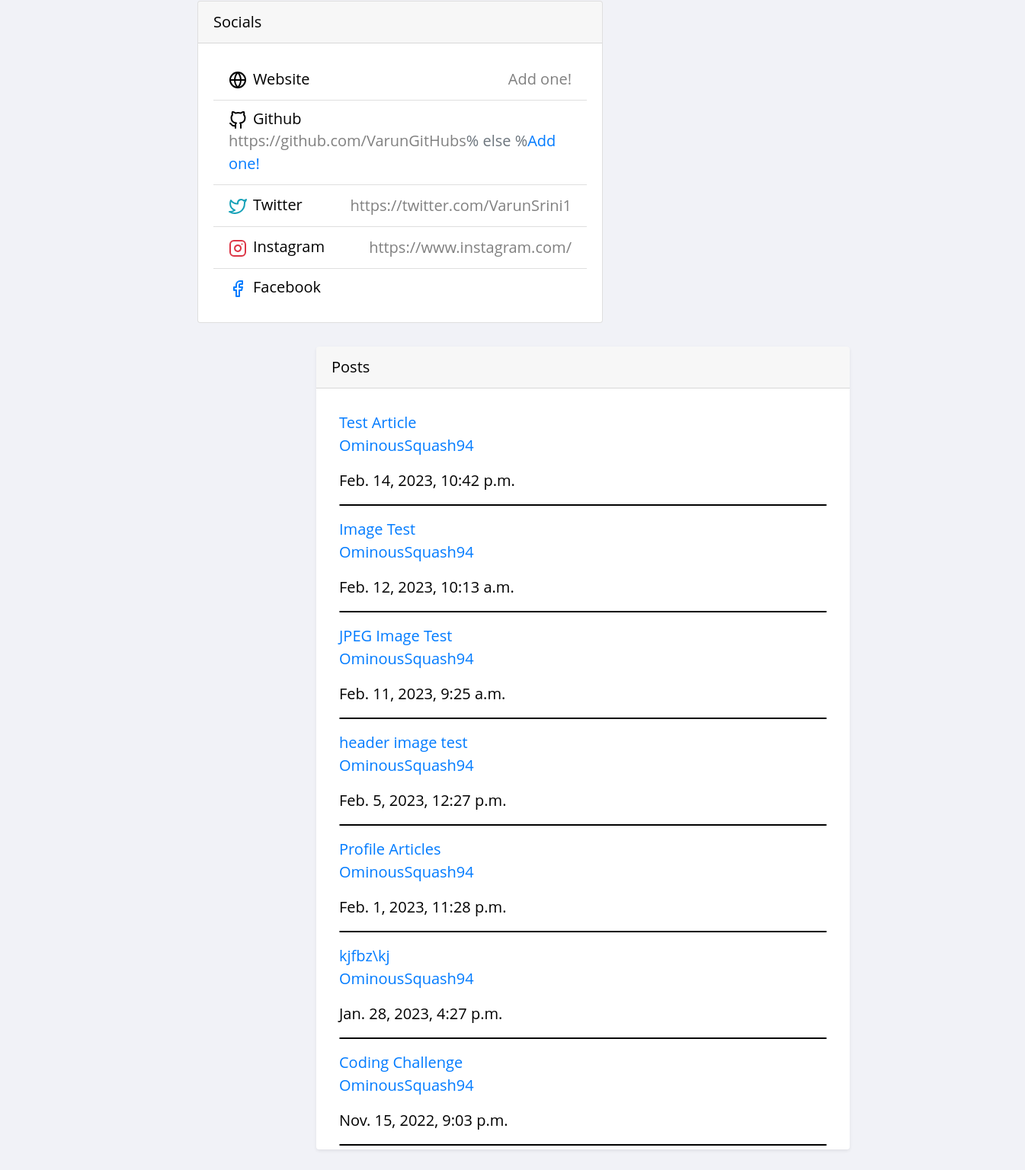
The page /profile/1 (lower part) on the database as committed earlier.
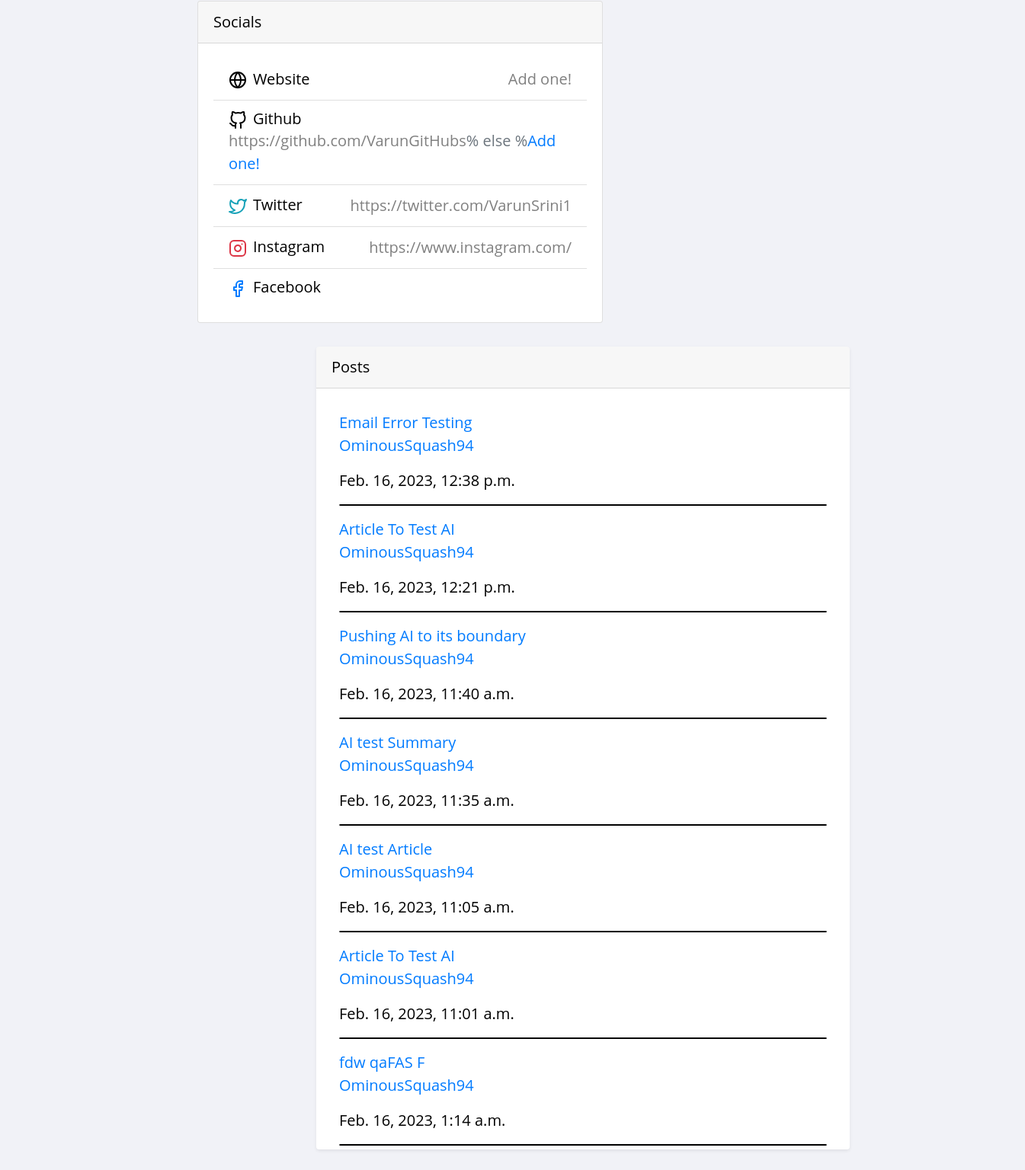
The same page on the database as committed later.
### theblog/models.py (models this page shows, shortened)
class Post(models.Model):
	title = models.CharField(max_length = 255) # Title Field
	author = models.ForeignKey(User, on_delete = models.CASCADE) # Deletes blog posts for a user if they delete account
	header_image = models.ImageField(null = True, blank = True, upload_to = 'uploads/images', default = None)
	body = RichTextField(blank= True, null = True)
	date_published = models.DateTimeField(auto_now_add = True) # Automatically adds the date
	likes = models.ManyToManyField(User, related_name ='blog_post') # Updating count of the upvotes
	tags = models.CharField(max_length = 255, default = 'Coding') # List of tags from the Tag table
	snippet  = models.CharField(max_length = 300, default = 'Article Snippet') # Article Snippet field to display on screen
	number_likes = models.IntegerField(default = 0)

### theblog/views.py (the view)
# urls.py: path('profile/<int:pk>', ProfileView.as_view(), name = 'profile'),
class ProfileView(View):
	def get(self, request, pk, *args, **kwargs):
		profile = UserProfile.objects.get(pk = pk)
		user = profile.user
		posts = Post.objects.filter(author = user).order_by('-date_published')
		followers = profile.followers.all()
		is_following = False
		num_followers = len(followers)
		if num_followers == 0:
			is_following = False
		else:
			for follower in followers:
				if follower == request.user:
					is_following = True
		context = {
			'user':user,
			'profile':profile,
			'posts':posts,
			'num_followers':num_followers,
			'is_following':is_following
		}
		return render(request, 'user_profile.html', context)

### theblog/templates/user_profile.html (shortened to what this page needs)
{% extends 'base.html' %}
{% load bootstrap_icons %}
{% load static %}
{% block extrahead %}
	<link rel="stylesheet" href="{% static 'theblog/profile.css' %}">
	<link rel="stylesheet" href="https://cdnjs.cloudflare.com/ajax/libs/font-awesome/4.7.0/css/font-awesome.min.css">
{% endblock %}
{% block content %}
<!DOCTYPE html>
<html lang="en">
<head>
</head>
<body>
</body>
</html>
<body>
	<div class = "all">
	<div class="profile_info">
		<div class = 'socials'>
			<div class="card mb-3" style="width: 532px; position: relative; right: 16px; top: 35px;">
				<div class="card-header">Socials</div>
				<div class="card-body">
					<ul class="list-group list-group-flush">
                  <li class="list-group-item d-flex justify-content-between align-items-center flex-wrap">
                    <h5 class="mb-0">Website</h5>
                    <span class="text-secondary">{% if profile.website %}<a href="{{ profile.website }}" target="_blank" style="color:gray;">{{ profile.website }}</a>{% else %}
                    <a href="{% url 'edit-profile' profile.pk %}" style="color:grey;">Add one!</a>{% endif %}</span>
                  </li>
                  <li class="list-group-item d-flex justify-content-between align-items-center flex-wrap">
                    <h5 class="mb-0">Github</h5>
                    <span class="text-secondary">{% if profile.GitHub %}<a href="{{ profile.GitHub }}" target="_blank" style="color:gray;">{{ profile.GitHub }}</a>% else %<a href="{% url 'edit-profile' profile.pk %}">Add one!</a>{% endif %}</span>
                  </li>
                  <li class="list-group-item d-flex justify-content-between align-items-center flex-wrap">
                    <h5 class="mb-0">Twitter</h5>
                    <span class="text-secondary">{% if profile.Twitter %}<a href="{{ profile.Twitter }}" target="_blank" style="color:gray;">{{ profile.Twitter }}</a>{% endif %}</span>
                  </li>
                  <li class="list-group-item d-flex justify-content-between align-items-center flex-wrap">
                    <h5 class="mb-0">Instagram</h5>
                    <span class="text-secondary">{% if profile.Instagram %}<a href="{{ profile.Instagram }}" target="_blank" style="color: gray;">{{ profile.Instagram }}</a>{% endif %}</span>
                  </li>
                  <li class="list-group-item d-flex justify-content-between align-items-center flex-wrap">
                    <h5 class="mb-0">Facebook</h5>
                  </li>
                </ul>
				</div>
			</div>
	</div>
</div>
	<div class = 'shadow-sm post_section' style="border-radius: 4px;">
		<div class = 'card-header' style="position: relative; top: -30px; width: 800px; right: 30px;">Posts</div>
		{% for post in posts %}
			<a href="{% url 'article-detail' post.pk %}">{{ post.title }}</a>
			<p><a style = 'text-decoration: none' class = 'text-primary' href="{% url 'profile' post.author.profile.pk %}">{{ post.author }}</a></p>
			<p>{{ post.date_published }}</p>
			<hr>
		{% endfor %}
	</div>
</div>
</div>
</body>
{% endblock %}

Rows that differ between the two databases and show on the page:
no longer on this page (row edited): Post: title "Test Article", author "OminousSquash94", date_published "Feb. 14, 2023, 10:42 p.m."
no longer on this page (row unchanged): Post: title "Image Test", author "OminousSquash94", date_published "Feb. 12, 2023, 10:13 a.m."
no longer on this page (row edited): Post: title "JPEG Image Test", author "OminousSquash94", date_published "Feb. 11, 2023, 9:25 a.m."
no longer on this page (row unchanged): Post: title "header image test", author "OminousSquash94", date_published "Feb. 5, 2023, 12:27 p.m."
no longer on this page (row unchanged): Post: title "Profile Articles", author "OminousSquash94", date_published "Feb. 1, 2023, 11:28 p.m."
no longer on this page (row edited): Post: title "kjfbz\\kj", author "OminousSquash94", date_published "Jan. 28, 2023, 4:27 p.m."
no longer on this page (row unchanged): Post: title "Coding Challenge", author "OminousSquash94", date_published "Nov. 15, 2022, 9:03 p.m."
added Post: title "Email Error Testing", author "OminousSquash94", date_published "Feb. 16, 2023, 12:38 p.m."
added Post: title "Article To Test AI", author "OminousSquash94", date_published "Feb. 16, 2023, 12:21 p.m."
added Post: title "Pushing AI to its boundary", author "OminousSquash94", date_published "Feb. 16, 2023, 11:40 a.m."
added Post: title "AI test Summary", author "OminousSquash94", date_published "Feb. 16, 2023, 11:35 a.m."
added Post: title "AI test Article", author "OminousSquash94", date_published "Feb. 16, 2023, 11:05 a.m."
added Post: title "Article To Test AI", author "OminousSquash94", date_published "Feb. 16, 2023, 11:01 a.m."
added Post: title "fdw qaFAS F", author "OminousSquash94", date_published "Feb. 16, 2023, 1:14 a.m."
